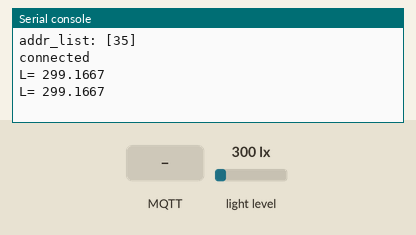
Bench run of a program on a simulated MicroPython board. Parts: the last lines printed to the serial console. Inputs (shaded band) come from the test bench; at power-on: light level 300 lx. WiFi joins after 1.5 s; no MQTT or app messages arrive unless stated.

Above: at 2.9 s.
3.0 s: MQTT message "1" arrives on the first subscribed topic
5.2 s: MQTT message "on" arrives on the first subscribed topic
7.2 s: MQTT message "off" arrives on the first subscribed topic
9.2 s: light level set to 40 lx
At 10.5 s:
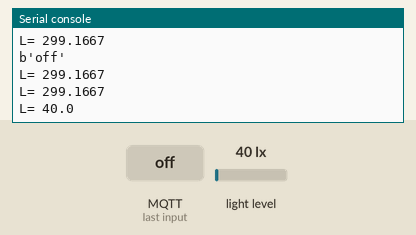
10.7 s: light level set to 500 lx
At 11.6 s:
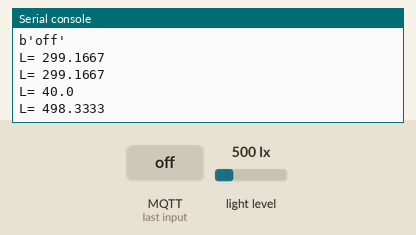
Timing chart, 0 to 13.2 s (numbered marks = the images above; inputs shaded):
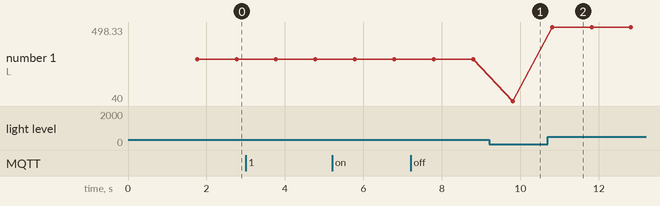

The program:

BH1750.py
```python
import time
from machine import I2C, Pin
import network
from lib.umqtt.simple import MQTTClient

#VCC接3.3V
#GND接CND
#SCL接P15
#SDA接P4
#ADDR接P19

#def main():
i2c = I2C(scl=Pin(15), sda=Pin(4), freq=10000)  # 软件I2C
addr_list = i2c.scan()
print('addr_list:', addr_list)

i2c.writeto(addr_list[0], b'\x01')# BH1750通电，进入等待测量状态
i2c.writeto(addr_list[0], b'\x10')# 设置分辨率模式为连续 H分辨率模式

sta_if = network.WLAN(network.STA_IF)
sta_if.active(True)
sta_if.connect('V2041', '123456789')

while not sta_if.isconnected():
    pass
print("connected")

client = MQTTClient(
    client_id="client",
    keepalive=5,
    server="test.mosquitto.org",
    ssl=False)

client.connect()

def get_msg(topic, msg):
    print(msg)

client.set_callback(get_msg)
client.subscribe("MQTT")

def GY_30_sensor():
    data = i2c.readfrom(35, 2)# 读取测量结果
    result = float(data[0] * 0xff + data[1]) / 1.2 # 处理测量结果
    time.sleep_ms(2000)
    return result# 将测量结果返回

counter = 0
while True:
    client.check_msg()
    #data = GY_30_sensor()
    #string ="光照值 = " + str(GY_30_sensor())
    data = i2c.readfrom(35, 2)# 读取测量结果
    result = float(data[0] * 0xff + data[1]) / 1.2 # 处理测量结果
    string ="L= " + str(result)
    print(string)
    client.publish("MQTT", string)
    counter = counter + 1
    time.sleep(1)
```

Measured:
- after the input at 9.2 s, the serial console: prints a new line after 0.60 s (image 1)
- after the input at 10.7 s, the serial console: prints a new line after 0.11 s (image 2)
- plotted number 1: 299.17 → 40 after the input at 9.2 s, 40 → 498.33 after the input at 10.7 s
